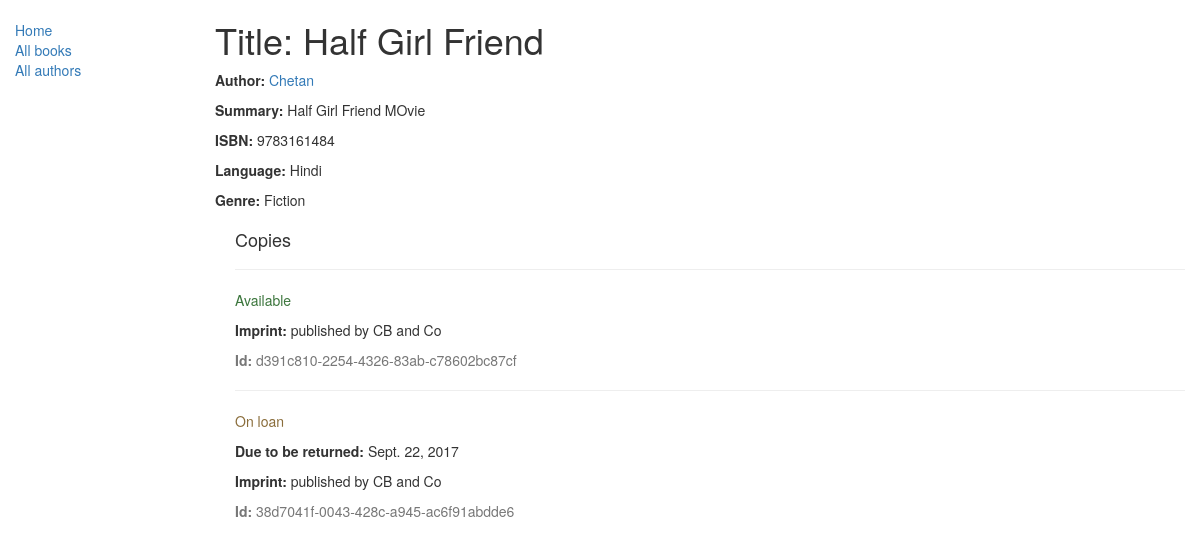
/catalog/book/1, run on the app's committed database.
### catalog/models.py (models this page shows, shortened)
class Book(models.Model):
    title = models.CharField(max_length=200)
    author = models.ForeignKey('Author', on_delete=models.SET_NULL, null=True)
    summary = models.TextField(max_length=1000, help_text="Enter a brief description of the book")
    isbn = models.CharField('ISBN',max_length=13, help_text='13 Character <a href="https://www.isbn-international.org/content/what-isbn">ISBN number</a>')
    genre = models.ManyToManyField(Genre, help_text="Select a genre for this book")
    language = models.ForeignKey('Language', on_delete=models.SET_NULL, null=True)

class Author(models.Model):
    first_name = models.CharField(max_length=100)
    last_name = models.CharField(max_length=100)
    date_of_birth = models.DateField(null=True, blank=True)
    date_of_death = models.DateField('died', null=True, blank=True)
    def __str__(self):
        return '%s' % (self.first_name)

class Language(models.Model):
    name = models.CharField(max_length=200, help_text="Enter a the book's natural language (e.g. English, French, Japanese etc.)")
    def __str__(self):
        return self.name

class Genre(models.Model):
    name = models.CharField(max_length=200, help_text="Enter a book genre (e.g. Science Fiction, French Poetry etc.)")
    def __str__(self):
        return self.name

class BookInstance(models.Model):
    id = models.UUIDField(primary_key=True, default=uuid.uuid4, help_text="Unique ID for this particular book across whole library")
    book = models.ForeignKey('Book', on_delete=models.SET_NULL, null=True)
    imprint = models.CharField(max_length=200)
    due_back = models.DateField(null=True, blank=True)
    borrower = models.ForeignKey(User, on_delete=models.SET_NULL, null=True, blank=True)
    LOAN_STATUS = (
        ('d', 'Maintenance'),
        ('o', 'On loan'),
        ('a', 'Available'),
        ('r', 'Reserved'),
    )
    status= models.CharField(max_length=1, choices=LOAN_STATUS, blank=True, default='d', help_text='Book availability')
    class Meta:
        ordering = ["due_back"]
        permissions = (("can_mark_returned", "Set book as returned"),)

### catalog/views.py (the view)
# urls.py: url(r'^book/(?P<pk>\d+)$', views.BookDetailView.as_view(), name='book-detail'),
class BookDetailView(generic.DetailView):
    model = Book

### catalog/templates/catalog/book_detail.html
{% extends "base_generic.html" %}
{% block content %}
  <h1>Title: {{ book.title }}</h1>
  <p><strong>Author:</strong> <a href="{% url 'author-detail' book.author.pk %}">{{ book.author }}</a></p>
  <p><strong>Summary:</strong> {{ book.summary }}</p>
  <p><strong>ISBN:</strong> {{ book.isbn }}</p>
  <p><strong>Language:</strong> {{ book.language }}</p>
  <p><strong>Genre:</strong> {% for genre in book.genre.all %} {{ genre }}{% if not forloop.last %}, {% endif %}{% endfor %}</p>
  <div style="margin-left:20px;margin-top:20px">
    <h4>Copies</h4>
    {% for copy in book.bookinstance_set.all %}
    <hr>
    <p class="{% if copy.status == 'a' %}text-success{% elif copy.status == 'd' %}text-danger{% else %}text-warning{% endif %}">{{ copy.get_status_display }}</p>
    {% if copy.status != 'a' %}<p><strong>Due to be returned:</strong> {{copy.due_back}}</p>{% endif %}
    <p><strong>Imprint:</strong> {{copy.imprint}}</p>
    <p class="text-muted"><strong>Id:</strong> {{copy.id}}</p>
    {% endfor %}
  </div>
{% endblock %}

### data on the page
Book: title "Half Girl Friend", author "Chetan", summary "Half Girl Friend MOvie", isbn "9783161484", language "Hindi"
Genre: name "Fiction"
BookInstance: status "Available", imprint "published by CB and Co", id "d391c810-2254-4326-83ab-c78602bc87cf"
BookInstance: status "On loan", due_back "Sept. 22, 2017", imprint "published by CB and Co", id "38d7041f-0043-428c-a945-ac6f91abdde6"
